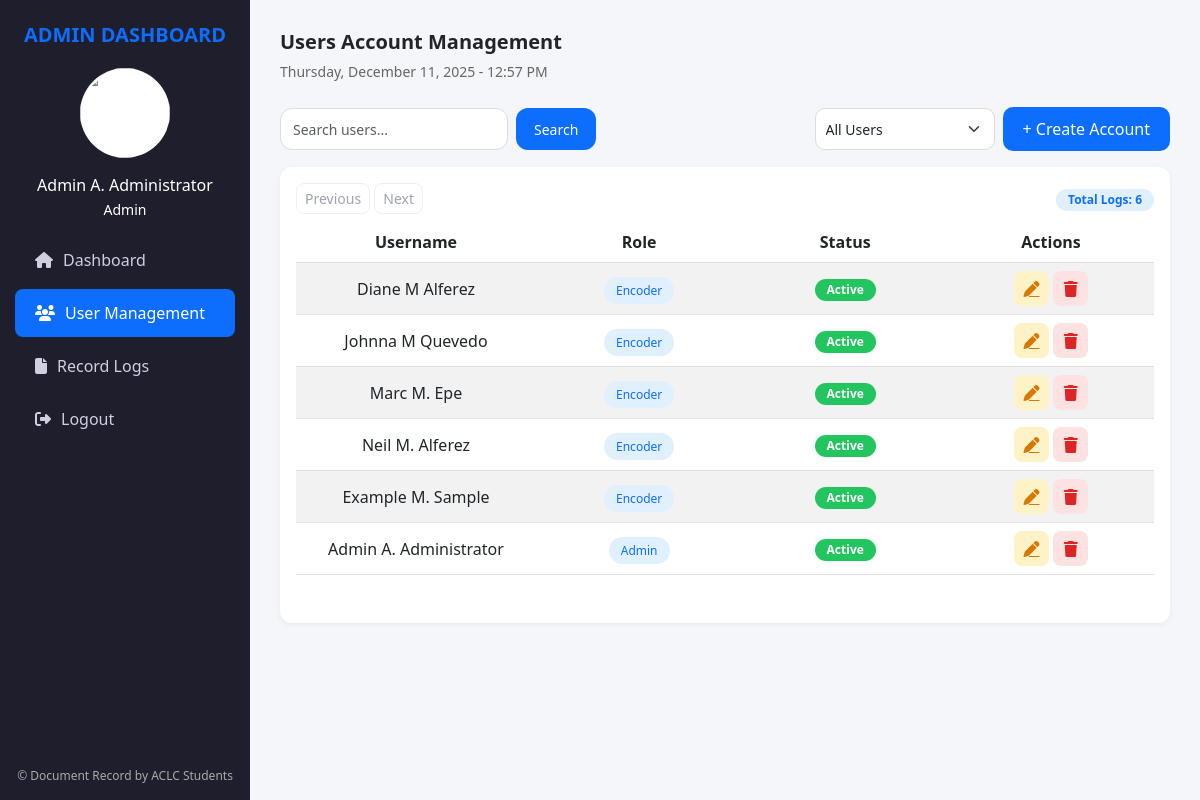
Before: /admin/user_manage.php (signed in) with the older database file.
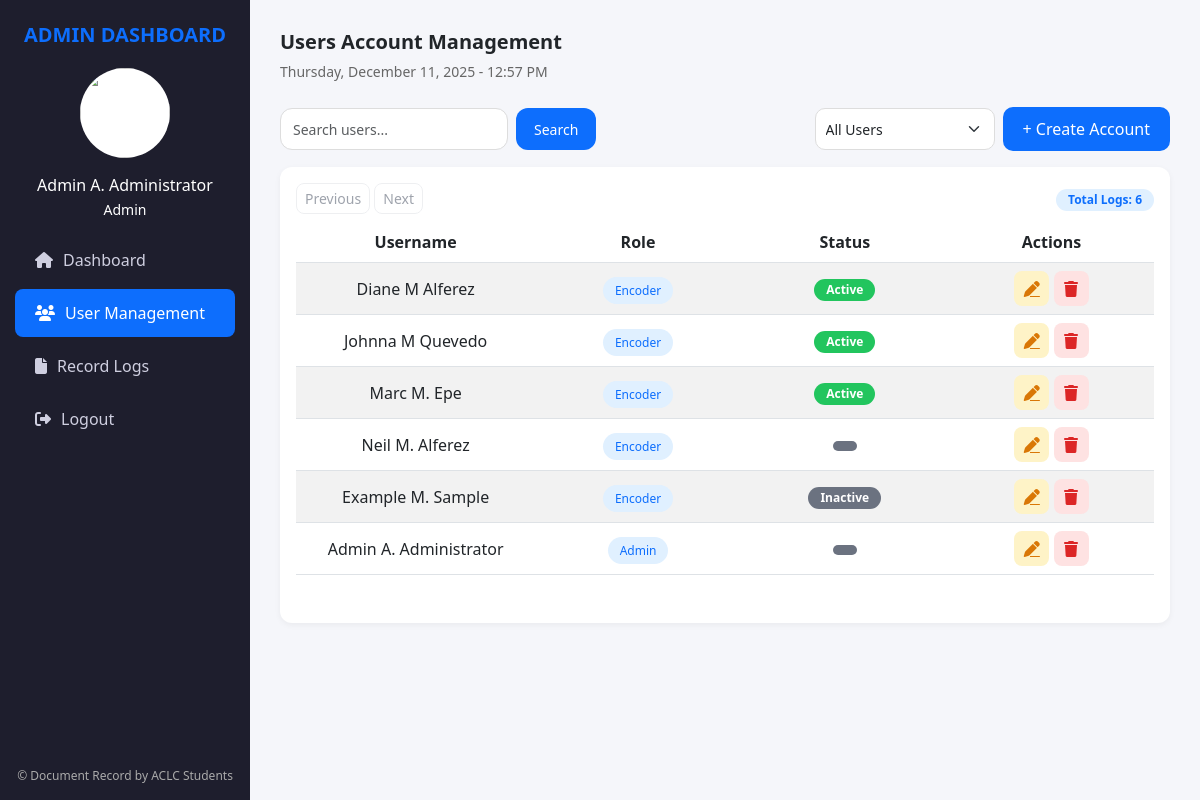
After: the same page with the newer database file.
### tables this page shows
CREATE TABLE `users` (
  `id` int(11) NOT NULL,
  `first_name` varchar(100) NOT NULL,
  `middle_initial` varchar(5) DEFAULT NULL,
  `last_name` varchar(100) NOT NULL,
  `username` varchar(100) NOT NULL,
  `email` varchar(255) NOT NULL,
  `password` varchar(255) NOT NULL,
  `role` enum('admin','encoder') NOT NULL,
  `status` enum('Active','Inactive') NOT NULL DEFAULT 'Active',
  `permissions` longtext DEFAULT NULL CHECK (json_valid(`permissions`)),
  `created_at` timestamp NOT NULL DEFAULT current_timestamp()
);

### admin/user_manage.php (the view, shortened to what the changed rows need)
<?php
include '../db.php';
$admin_id = $_SESSION['user_id'];
$sql = "SELECT first_name, middle_initial, last_name, role FROM users WHERE id = $admin_id LIMIT 1";
$result = $conn->query($sql);
if ($result && $result->num_rows > 0) {
    $admin = $result->fetch_assoc();
    $admin_fullname = $admin['first_name'] .
                      (!empty($admin['middle_initial']) ? " " . $admin['middle_initial'] : "") .
                      " " . $admin['last_name'];
} else {
    $admin_fullname = "Admin User";
}
$limit = 10;
$page = isset($_GET['page']) ? max(1, intval($_GET['page'])) : 1;
$offset = ($page - 1) * $limit;
$where = "WHERE 1=1";
$sql = "SELECT * FROM users $where ORDER BY created_at DESC LIMIT $limit OFFSET $offset";
$result = $conn->query($sql);
?>
<!DOCTYPE html>
<html lang="en">
<head>
    <link href="https://cdn.jsdelivr.net/npm/bootstrap@5.3.0/dist/css/bootstrap.min.css" rel="stylesheet">
    <link href="https://cdnjs.cloudflare.com/ajax/libs/font-awesome/6.4.0/css/all.min.css" rel="stylesheet">
    <link href="../assets/css/admin/user_manage.css" rel="stylesheet">
</head>
<body>
    <div class="sidebar">
        <div>
            <div class="profile">
                <img src="../assets/images/office-of-treasurer.png" alt="">
                <p>
                    <?= htmlspecialchars($admin_fullname) ?><br>
                    <small><?= ucfirst($admin['role']) ?></small>
                </p>
            </div>
        </div>
    </div>
    <div class="content">
        <div class="card p-3">
            <table class="table table-striped align-middle text-center">
                <thead>
                    <tr>
                        <th>Username</th>
                        <th>Role</th>
                        <th>Status</th>
                        <th>Actions</th>
                    </tr>
                </thead>
                <tbody>
                    <?php if ($result && $result->num_rows > 0): ?>
                        <?php while($row = $result->fetch_assoc()): ?>
                            <tr>
                                <td>
                                    <?= htmlspecialchars(
                                        trim(
                                            $row['first_name'] .
                                            (!empty($row['middle_initial']) ? " " . $row['middle_initial'] : "") .
                                            " " . $row['last_name']
                                        )
                                    ) ?>
                                </td>
                                <td><span class="role-badge"><?= ucfirst($row['role']) ?></span></td>
                                <td>
                                    <span class="badge <?= $row['status'] === 'Active' ? 'bg-success' : 'bg-secondary' ?>">
                                        <?= $row['status'] ?>
                                    </span>
                                </td>
                                <td>
                                    <a href="update_user.php?id=<?= $row['id'] ?>" class="btn-action btn-warning"><i class="fas fa-pen"></i></a>
                                    <button type="button" class="btn-action btn-danger"
                                        data-bs-toggle="modal"
                                        data-bs-target="#deleteModal"
                                        data-id="<?= $row['id'] ?>"
                                        data-username="<?= htmlspecialchars(
                                            trim(
                                                $row['first_name'] .
                                                (!empty($row['middle_initial']) ? " " . $row['middle_initial'] : "") .
                                                " " . $row['last_name']
                                            )
                                        ) ?>">
                                        <i class="fas fa-trash"></i>
                                    </button>
                                </td>
                            </tr>
                        <?php endwhile; ?>
                    <?php else: ?>
                        <tr><td colspan="6" class="text-center text-muted">No users found</td></tr>
                    <?php endif; ?>
                </tbody>
            </table>
        </div>
    </div>
</body>
</html>

Changed rows visible on the page:
changed users "Admin A. Administrator": status "Active" → (not shown)
changed users "Neil M. Alferez": status "Active" → (not shown)
changed users "Example M. Sample": status "Active" → "Inactive"
